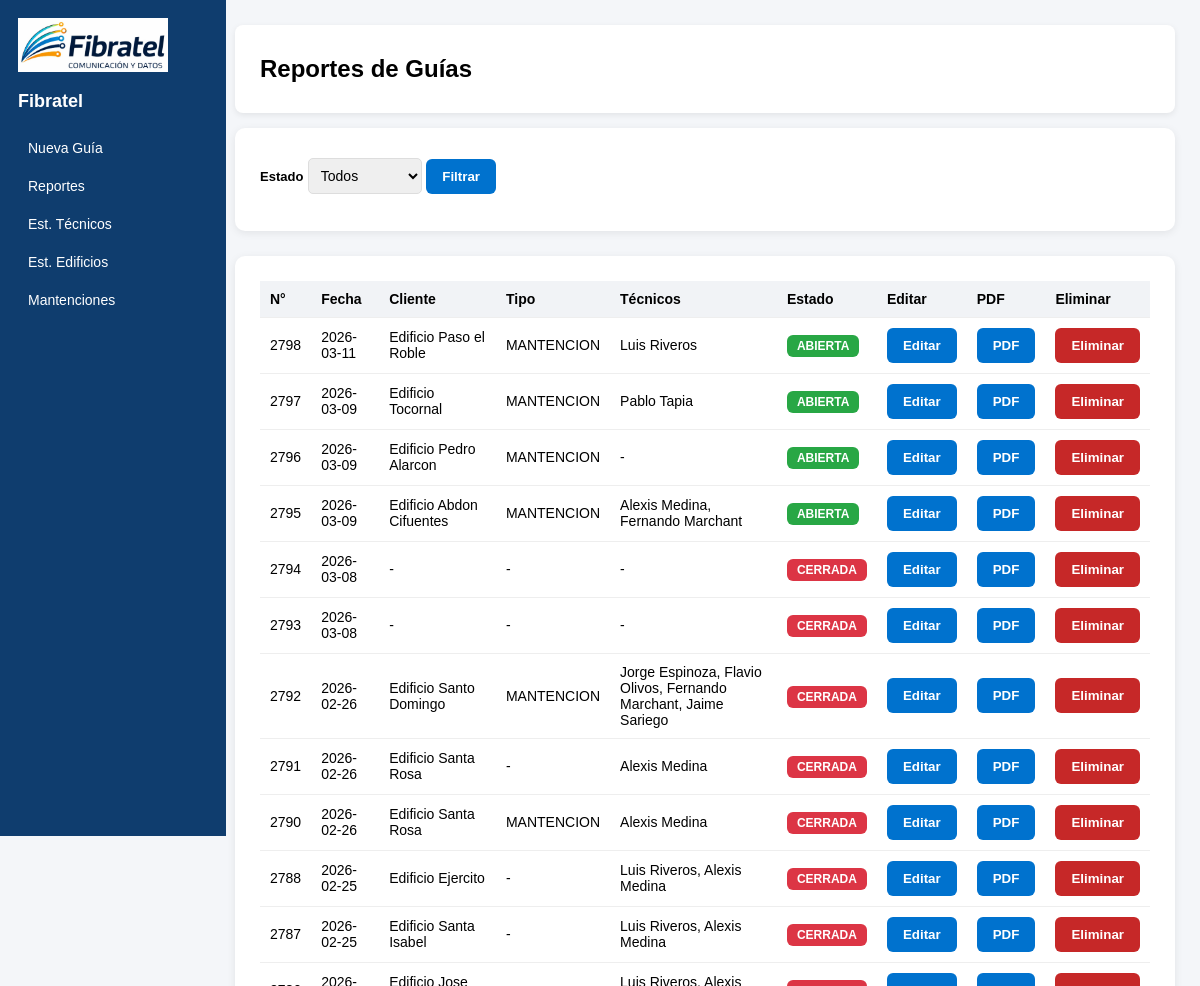
/reportes (upper part), run on an earlier commit of the app's database.
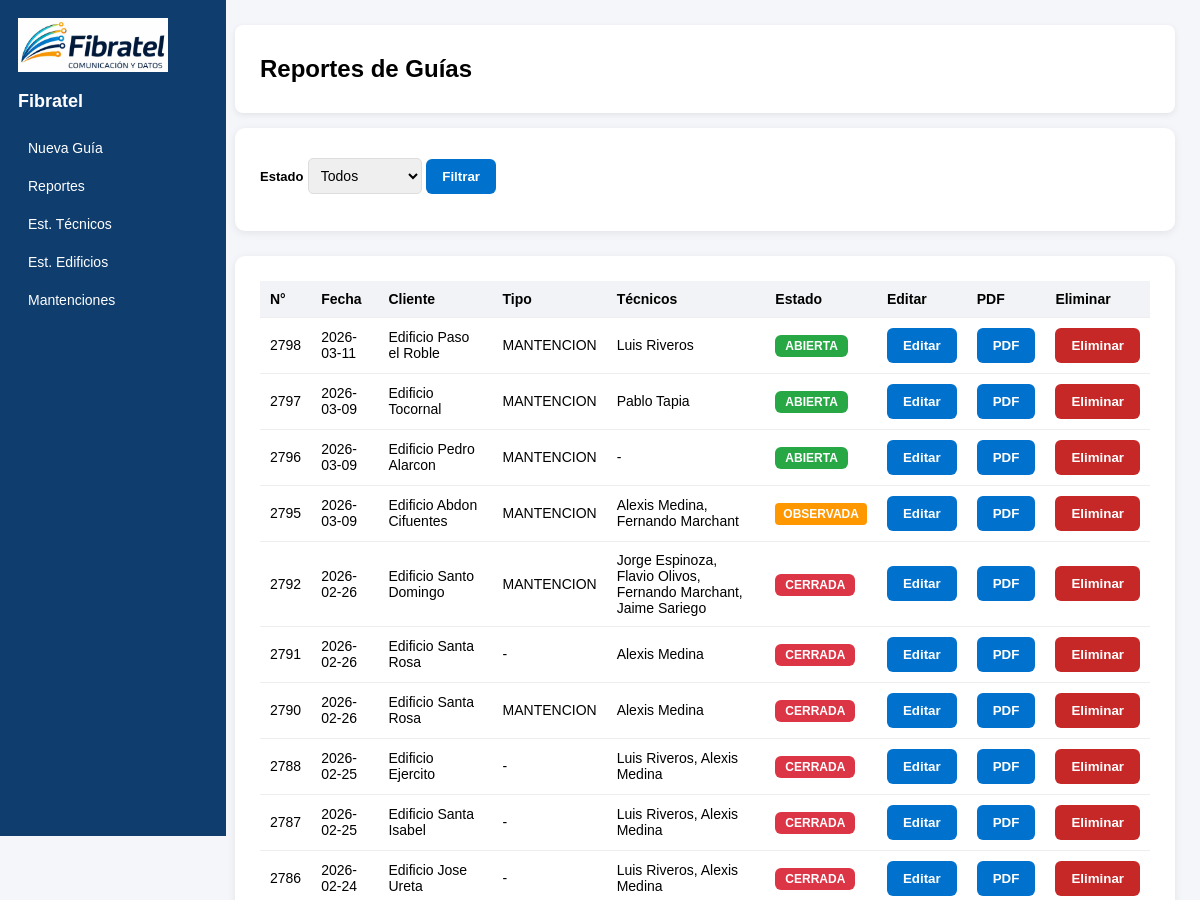
And on a later commit of the database.
### tables this page shows
CREATE TABLE guias (
            id INTEGER PRIMARY KEY AUTOINCREMENT,
            numero_guia INTEGER UNIQUE,
            fecha TEXT,
            cliente_id INTEGER,
            tecnicos TEXT,
            tecnico_firma TEXT,
            descripcion TEXT,
            estado TEXT,
            observaciones TEXT
        , tipo_trabajo TEXT, token_revision TEXT, comentario_property TEXT);

CREATE TABLE clientes (
            id INTEGER PRIMARY KEY AUTOINCREMENT,
            nombre TEXT UNIQUE,
            direccion TEXT,
            property TEXT
        , apellido TEXT, correo_electronico TEXT, telefono_movil TEXT);

### app.py (the view)
@app.route("/reportes")
def reportes():
    estado = request.args.get("estado")
    conn = get_db()
    query = """
        SELECT g.*, c.nombre as cliente
        FROM guias g
        LEFT JOIN clientes c ON g.cliente_id = c.id
        WHERE 1=1
    """
    params = []
    if estado:
        query += " AND g.estado = ?"
        params.append(estado)
    query += " ORDER BY g.numero_guia DESC"
    guias = conn.execute(query, params).fetchall()
    conn.close()
    return render_template("reportes.html", guias=guias)

### app.py (called while the page is built)
def get_db():
    conn = sqlite3.connect(DATABASE)
    conn.row_factory = sqlite3.Row
    return conn

### templates/reportes.html (shortened to what this page needs)
{% extends "base.html" %}
{% block contenido %}
<div class="header">
<h2>Reportes de Guías</h2>
</div>
<div class="form-box">
<form method="GET">
<label>Estado</label>
<select name="estado">
<option value="">Todos</option>
</select>
<button type="submit">Filtrar</button>
</form>
</div>
<div class="form-box">
<table>
<thead>
<tr>
<th>N°</th>
<th>Fecha</th>
<th>Cliente</th>
<th>Tipo</th>
<th>Técnicos</th>
<th>Estado</th>
<th>Editar</th>
<th>PDF</th>
<th>Eliminar</th>
</tr>
</thead>
<tbody>
{% for g in guias %}
<tr>
<td>{{ g.numero_guia }}</td>
<td>{{ g.fecha }}</td>
<td>{{ g.cliente if g.cliente else "-" }}</td>
<td>{{ g.tipo_trabajo if g.tipo_trabajo else "-" }}</td>
<td>{{ g.tecnicos if g.tecnicos else "-" }}</td>
<td>
{% if g.estado == "ABIERTA" %}
<span class="estado abierta">ABIERTA</span>
{% elif g.estado == "OBSERVADA" %}
<span class="estado observada">OBSERVADA</span>
{% else %}
<span class="estado cerrada">CERRADA</span>
{% endif %}
</td>
<td>
<a href="/?editar={{ g.id }}">
<button>Editar</button>
</a>
</td>
<td>
<a href="/pdf/{{ g.id }}" target="_blank">
<button>PDF</button>
</a>
</td>
<td>
<a href="/eliminar_guia/{{ g.id }}"
onclick="return confirm('¿Seguro que deseas eliminar esta guía?')">
<button style="background:#c62828;color:white;">
Eliminar
</button>
</a>
</td>
</tr>
{% endfor %}
</tbody>
</table>
</div>
{% endblock %}

### templates/base.html (shortened to what this page needs)
<!DOCTYPE html>
<html>
<head>
<link rel="stylesheet" href="/static/style.css">
</head>
<body>
<div class="layout">
<div class="sidebar">
<div class="logo-box">
<img src="/static/logo.png">
</div>
<h2 class="empresa">Fibratel</h2>
<a href="/">Nueva Guía</a>
<a href="/reportes">Reportes</a>
<a href="/estadisticas">Est. Técnicos</a>
<a href="/estadisticas_edificio">Est. Edificios</a>
<a href="/mantenciones">Mantenciones</a>
</div>
<div class="main">
{% block contenido %}{% endblock %}
</div>
</div>
</body>
</html>

### static/style.css (style rules this page uses)
body { margin:0; font-family:Arial,sans-serif; background:#f4f6f9; }
.layout { display:flex; }
.sidebar { position:fixed; top:0; left:0; width:190px; height:100vh; background:#0f3d6e; color:white; padding:18px; overflow-y:auto; }
.logo-box { margin-bottom:10px; }
.logo-box img { width:150px; }
.empresa { font-size:18px; margin-bottom:20px; font-weight:600; }
.sidebar a { display:block; padding:8px 10px; margin-bottom:6px; text-decoration:none; color:white; border-radius:6px; font-weight:500; font-size:14px; transition:0.2s; }
.main { margin-left:210px; padding:25px; width:100%; }
.header { background:white; padding:10px 25px; margin-bottom:15px; border-radius:8px; box-shadow:0 2px 6px rgba(0,0,0,0.08); }
.form-box { background:white; padding:25px; border-radius:10px; box-shadow:0 2px 8px rgba(0,0,0,0.08); margin-bottom:25px; }
label { font-size:13px; font-weight:bold; }
select { padding:8px; margin-top:5px; margin-bottom:12px; border:1px solid #ddd; border-radius:5px; font-size:14px; }
button { background:#0072CE; color:white; border:none; padding:10px 16px; border-radius:6px; cursor:pointer; font-weight:600; }
table { width:100%; border-collapse:collapse; }
th,td { padding:10px; border-bottom:1px solid #eee; text-align:left; font-size:14px; }
th { background:#f1f3f6; }
.estado { padding:4px 10px; border-radius:6px; font-size:12px; font-weight:bold; color:white; }
.abierta { background:#28a745; }
.cerrada { background:#dc3545; }
.estado.observada { background:#ff9800; color:white; padding:4px 8px; border-radius:4px; }

What changed in the data, as far as the page shows it:
removed guias: numero_guia "2794", fecha "2026-03-08", cliente "-", tipo_trabajo "-", tecnicos "-", estado "CERRADA"
removed guias: numero_guia "2793", fecha "2026-03-08", cliente "-", tipo_trabajo "-", tecnicos "-", estado "CERRADA"
changed guias "Alexis Medina, Fernando Marchant": estado "ABIERTA" → "OBSERVADA"
now on this page (row unchanged): guias: numero_guia "2786", fecha "2026-02-24", nombre "Edificio Jose Ureta", tipo_trabajo "-", tecnicos "Luis Riveros, Alexis Medina", estado "CERRADA"
